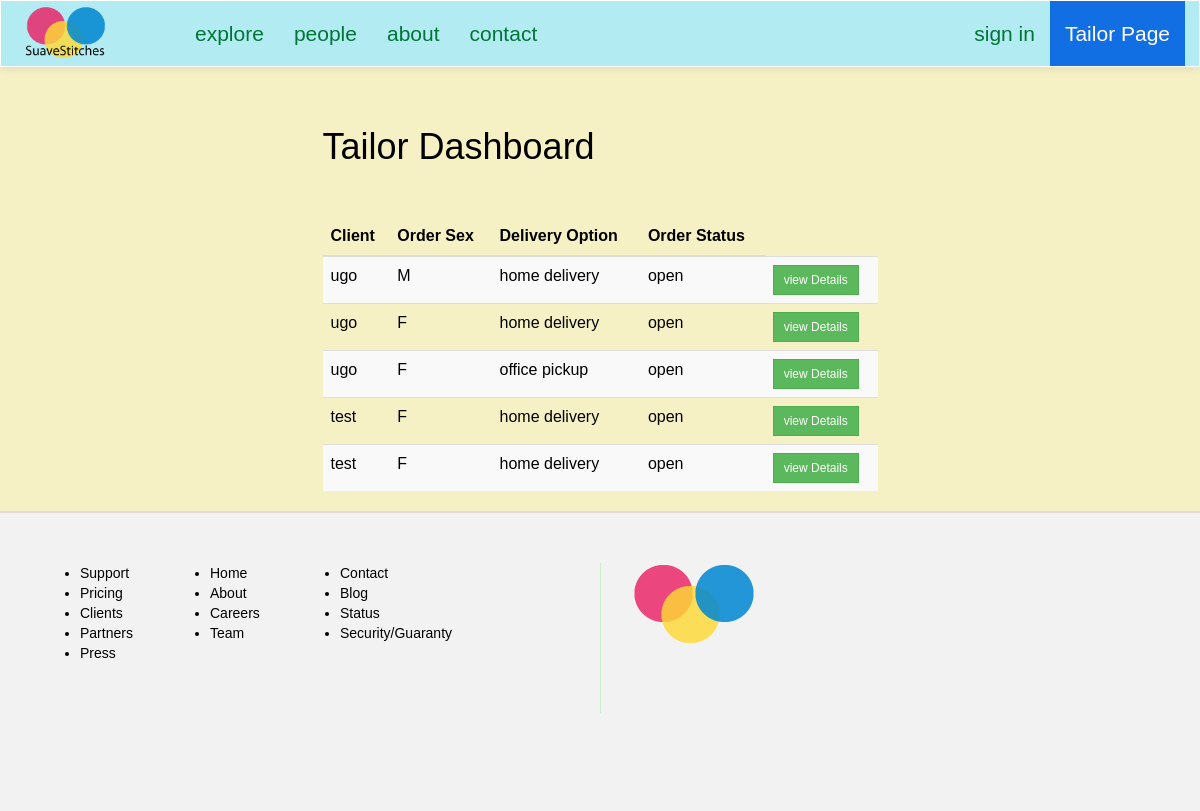
Page /suave/tailor/dashboard on the committed database.
### suave/models.py (models this page shows)
class Order(models.Model):
	client = models.ForeignKey(Client, null=True)
	size = models.ForeignKey(Size, null=True)
	tailor = models.ForeignKey(Tailor, null=True)
	fabric = models.ForeignKey(Fabric, null=True) #* change to foreign key with Fabric
	main_order_id = models.CharField(max_length=15, null=True)
	details = models.CharField(max_length=250, null=True) #*
	delivery_option = models.CharField(max_length=100, null=True)
	sex = models.CharField(max_length=2, default=' ')
	status = models.CharField(max_length=20, default='') #*
	cost = models.IntegerField(default=0) # final cost of order

class Client(models.Model):
	FEMALE = 'F'
	MALE = 'M'
	SEX_CHOICE = (
		(FEMALE, 'F'),
		(MALE, 'M'),
	)
	user = models.OneToOneField(User)
	address = models.CharField(max_length=200, null=True)
	preference = models.CharField(max_length=40)
	sex = models.CharField(max_length=2, choices=SEX_CHOICE, default=" ")
	def __str__(self):
		return self.user.username

### suave/views.py (the view)
def tailorDashboard(request):
	context = {}
	context['tailorPage'] = True
	orders = Order.objects.filter(status='OPEN')
	context['orders'] = orders
	return render(request, 'i/tailor/dashboard.html', context)

### suave/templates/i/tailor/dashboard.html (shortened to what this page needs)
{% extends "i/layout/base.html" %}
{% block main_section %}
<div class="col-lg-6 col-lg-offset-3"><br><br>
	<h1>Tailor Dashboard</h1>
	<br><br>
	{% if orders %}
	<table class="table table-striped table-hover">
		<thead>
			<tr>
				<th>Client</th>
				<th>Order Sex</th>
				<th>Delivery Option</th>
				<th>Order Status</th>
			</tr>
		</thead>
		<tbody>
			{% for order in orders %}
			<tr>
				<td>{{ order.client }}</td>
				<td>{{ order.sex }}</td>
				<td>{{ order.delivery_option|lower }}</td>
				<td>{{ order.status|lower }}</td>
				<td><a href="{% url 'suave:tailorOrderDetails' order.main_order_id %}" class="btn btn-success btn-sm">view Details</a></td>
			</tr>
			{% endfor %}
		</tbody>
	</table>
	{% endif %}
</div>
{% endblock %}

### suave/static/css/style.css (style rules this page uses)
.tailorPage-color { background: #90A4AE; background: #BDBDBD; background: #B2EBF2; background: #d8f0f3; background: #e8f2f3; background: #f6f1c4; }
a { text-decoration: none; }
* { -webkit-border-radius: 0 !important; -moz-border-radius: 0 !important; -ms-border-radius: 0 !important; border-radius: 0 !important; }
body { color: #000; font-family: weblysleek, arial; }

### rows in the picture
Order: client "ugo", sex "M", delivery_option "home delivery", status "open"
Order: client "ugo", sex "F", delivery_option "home delivery", status "open"
Order: client "ugo", sex "F", delivery_option "office pickup", status "open"
Order: client "test", sex "F", delivery_option "home delivery", status "open"
Order: client "test", sex "F", delivery_option "home delivery", status "open"
